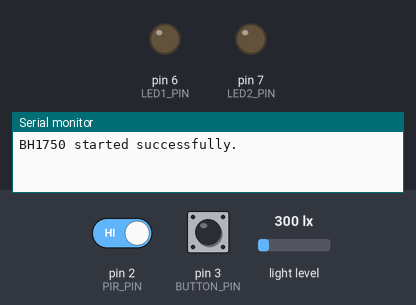
Simulated run of this sketch. Board: Arduino Uno, built with avr-gcc and run on an emulated ATmega328P. On the bench: output pins drawn as LEDs (lit = HIGH), the last lines printed to the serial monitor. The inputs (shaded band) are chosen by the test bench; at power-on: pin 3 (BUTTON_PIN) HIGH, pin 2 (PIR_PIN) HIGH, light level 300 lx.

Above: at 1.2 s.
1.3 s: pin 3 (BUTTON_PIN) pulled LOW for 0.15 s
At 2.5 s:
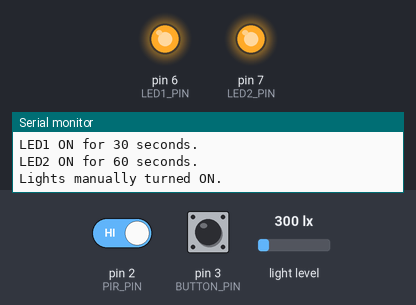
2.9 s: pin 3 (BUTTON_PIN) pulled LOW for 1 s
At 4.3 s:
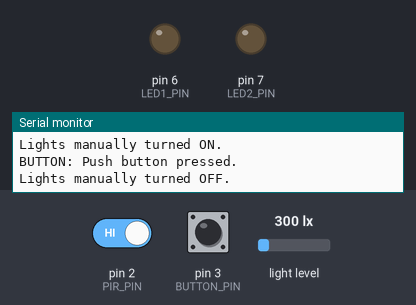
5.4 s: pin 3 (BUTTON_PIN) pulled LOW for 3.2 s
At 36.5 s:
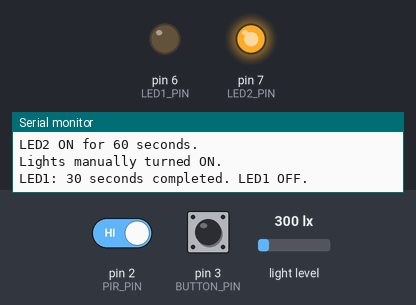
Timing chart, 0 to 36.9 s (numbered marks = the images above; inputs shaded):
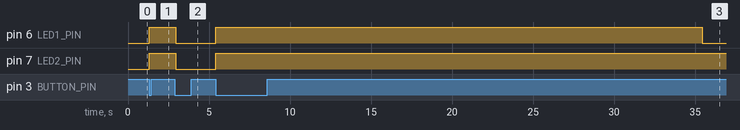

The sketch:

Task4.1Interrupts.ino
```cpp
#include <Wire.h>
#include <BH1750.h>

// definig pins
const int PIR_PIN = 2;
const int BUTTON_PIN = 3;

const int LED1_PIN = 6;
const int LED2_PIN = 7;

// Light sensor
BH1750 lightMeter;

//darkness threshold
const float DARK_THRESHOLD = 50.0;

// Timers to turn light off automaticly
const unsigned long LED1_TIME = 30000;
const unsigned long LED2_TIME = 60000;

unsigned long led1StartTime = 0;
unsigned long led2StartTime = 0;

//  these are states to tell which was triggered
volatile bool pirTriggered = false;
volatile bool buttonTriggered = false;

bool lightsManuallyOff = false;

bool led1Active = false;
bool led2Active = false;

// Button debounce
volatile unsigned long lastButtonInterrupt = 0;
const unsigned long DEBOUNCE_TIME = 200;

//  Interrupts

void pirInterrupt() {
  pirTriggered = true;
}

void buttonInterrupt() {
  unsigned long currentTime = millis();

  if (currentTime - lastButtonInterrupt > DEBOUNCE_TIME) {
    buttonTriggered = true;
    lastButtonInterrupt = currentTime;
  }
}


void setup() {
  Serial.begin(9600);

  pinMode(PIR_PIN, INPUT);
  pinMode(BUTTON_PIN, INPUT_PULLUP);

  pinMode(LED1_PIN, OUTPUT);
  pinMode(LED2_PIN, OUTPUT);

  digitalWrite(LED1_PIN, LOW);
  digitalWrite(LED2_PIN, LOW);

  Wire.begin();

  if (lightMeter.begin()) {
    Serial.println("BH1750 started successfully.");
  } else {
    Serial.println("Error: BH1750 not detected.");
  }

  attachInterrupt(digitalPinToInterrupt(PIR_PIN),
                  pirInterrupt,
                  RISING);

  attachInterrupt(digitalPinToInterrupt(BUTTON_PIN),
                  buttonInterrupt,
                  FALLING);
}


void loop() {

  // Reads light levels
  float lux = lightMeter.readLightLevel();

  bool isDark = lux < DARK_THRESHOLD;

  //  pir event

  if (pirTriggered) {

    noInterrupts();
    pirTriggered = false;
    interrupts();

    Serial.println();
    Serial.println("PIR: Motion detected.");

    if (isDark) {

      Serial.print("It is dark. Light level: ");
      Serial.print(lux);
      Serial.println(" lux.");

      lightsManuallyOff = false;

      turnLightsOn();

      Serial.println("Lights activated by PIR.");
    }
    else {

      Serial.print("It is not dark. Light level: ");
      Serial.print(lux);
      Serial.println(" lux.");

      Serial.println("Lights not activated because it is bright.");
    }
  }

  //  button event

  if (buttonTriggered) {

    noInterrupts();
    buttonTriggered = false;
    interrupts();

    Serial.println();
    Serial.println("BUTTON: Push button pressed.");


    if (led1Active || led2Active) {

      turnLightsOff();

      lightsManuallyOff = true;

      Serial.println("Lights manually turned OFF.");

    } else {

      lightsManuallyOff = false;

      turnLightsOn();

      Serial.println("Lights manually turned ON.");
    }
  }


  unsigned long currentTime = millis();

  // LED 1 for 30 seconds
  if (led1Active &&
      currentTime - led1StartTime >= LED1_TIME) {

    digitalWrite(LED1_PIN, LOW);
    led1Active = false;

    Serial.println("LED1: 30 seconds completed. LED1 OFF.");
  }

  // LED 2 for 60 seconds
  if (led2Active &&
      currentTime - led2StartTime >= LED2_TIME) {

    digitalWrite(LED2_PIN, LOW);
    led2Active = false;

    Serial.println("LED2: 60 seconds completed. LED2 OFF.");
  }

  delay(50);
}

//  functions for light

void turnLightsOn() {

  unsigned long currentTime = millis();

  // Turns LED1 ON
  digitalWrite(LED1_PIN, HIGH);
  led1Active = true;
  led1StartTime = currentTime;

  // Turns LED2 ON
  digitalWrite(LED2_PIN, HIGH);
  led2Active = true;
  led2StartTime = currentTime;

  Serial.println("LED1 ON for 30 seconds.");
  Serial.println("LED2 ON for 60 seconds.");
}

void turnLightsOff() {

  digitalWrite(LED1_PIN, LOW);
  digitalWrite(LED2_PIN, LOW);

  led1Active = false;
  led2Active = false;
}
```

Measured:
- after the input at 1.3 s, pin 6 (LED1_PIN), pin 7 (LED2_PIN): LOW → HIGH at once
- after the input at 2.9 s, pin 6 (LED1_PIN), pin 7 (LED2_PIN): HIGH → LOW at once
- after the input at 5.4 s, pin 6 (LED1_PIN): LOW → HIGH at once, → LOW 30.0 s later; pin 7 (LED2_PIN): LOW → HIGH at once
